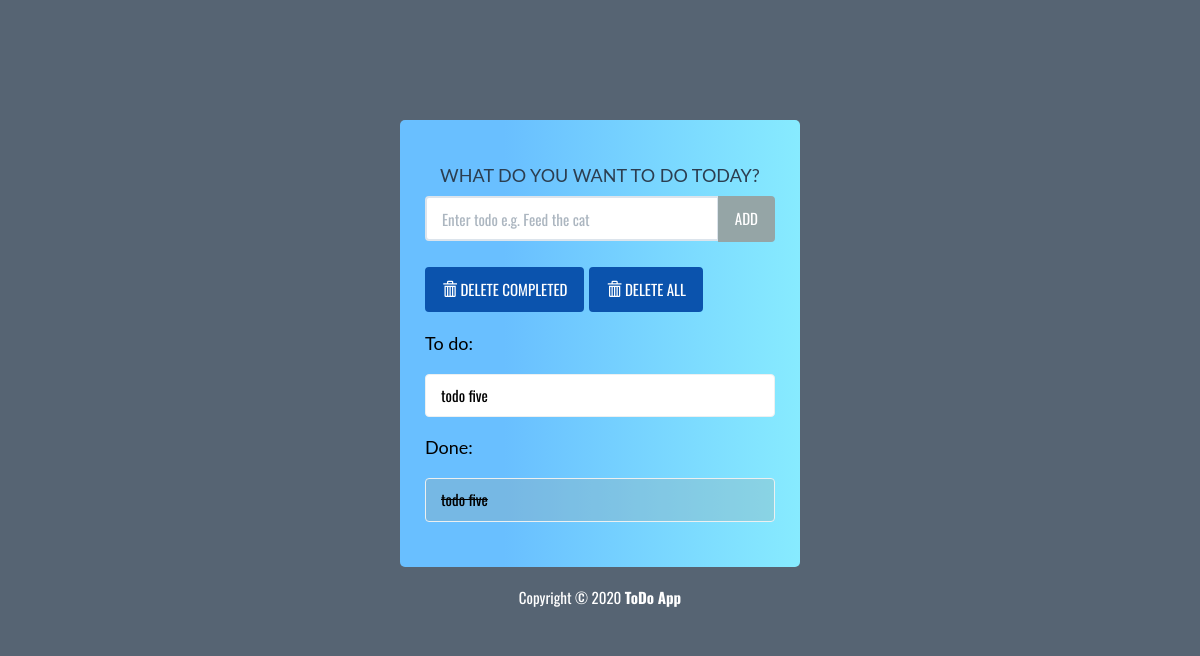
Before: / with the older database file.
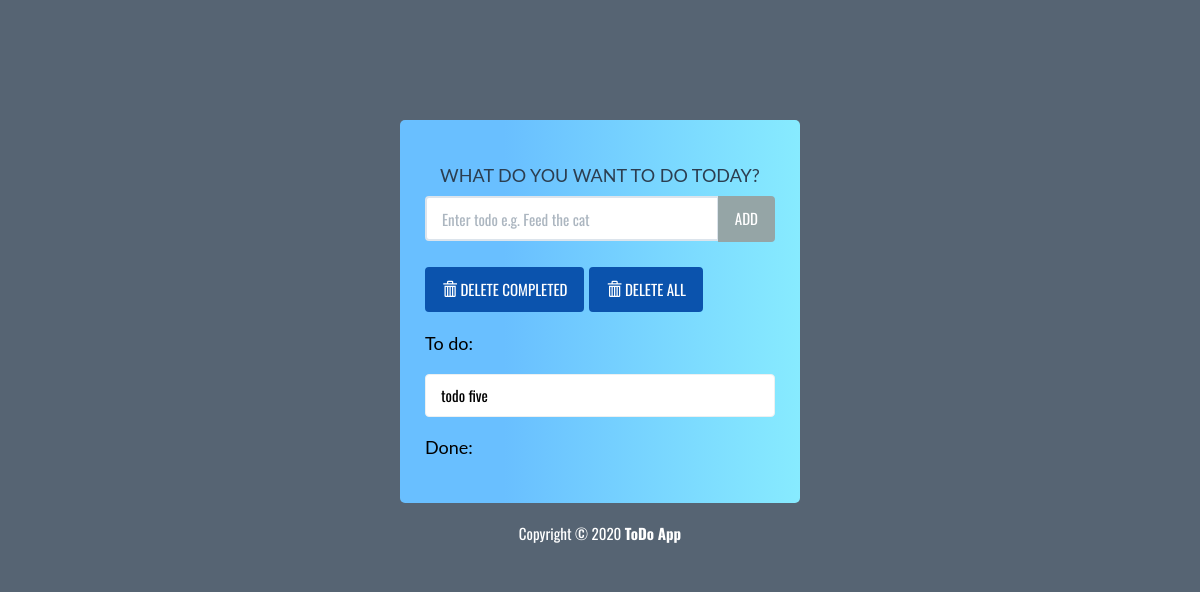
After: the same page with the newer database file.
### todo/models.py (models this page shows, shortened)
class Todo(models.Model):
    text = models.CharField(max_length=40)
    complete = models.BooleanField(default=False)

### todo/views.py (the view)
# urls.py: path('', views.index, name='index'),
def index (request):
    todo_list = Todo.objects.order_by('id')
    form = TodoForm()
    context = {'todo_list' : todo_list, 'form' : form}
    return render(request, 'todo/index.html', context)

### todo/forms.py
class TodoForm(forms.Form):
    text = forms.CharField(max_length=40,
        widget=forms.TextInput(
            attrs={'class' : 'form-control','placeholder' : 'Enter todo e.g. Feed the cat', 'aria-label' : 'Todo', 'aria-describedby' : 'add-btn'}))
    important = forms.BooleanField(required=False)

### todo/templates/todo/index.html (shortened to what this page needs)
{% load static %}
<!DOCTYPE html>
<html lang="en">
	<head>
		<link rel="stylesheet" href="{% static 'todo/bs/css/flatly.min.css' %}" />
		<link rel="stylesheet" href="{% static 'todo/styles.css' %}" />
	</head>
	<body>
		<div class="container-fluid" id="wrapper">
			<div class="row">
				<div class="col-lg-4 col-lg-offset-4" id="content">
					<h2>WHAT DO YOU WANT TO DO TODAY?</h2>
					<form action="{% url 'add' %}" method="POST" role="form">
						<div class="form-group">
							<div class="input-group">
								{{ form.text }}
							  <span class="input-group-btn">
								  <button type="submit" class="btn btn-default" id="add-btn">ADD</button>
							  </span>
							</div>
						</div>
					</form>
					<div class="row t10">
						<div class="col-lg-12">
							<div class="btn-toolbar">
								<div class="btn-group">
									<a href="{% url 'deletecomplete' %}"><button type="button" class="btn btn-warning btn-warning-custom">
										<i class="glyphicon glyphicon-trash"></i> DELETE COMPLETED
									</button></a>
								</div>
								<div class="btn-group">
									<a href="{% url 'deletealltodo' %}"><button type="button" class="btn btn-warning btn-warning-custom">
										<i class="glyphicon glyphicon-trash"></i> DELETE ALL
									</button></a>
								</div>
							</div>
						</div>
						<div class="col-lg-12 text-right">
						</div>
					</div>
					{% if not todo_list %}
					<h3 class="header-todo-list">You have nothing to do :)</h3>
					{% else %}
					<h3 class="header-todo-list">To do:</h3>
					<ul class="list-group t20">
						{% for todo in todo_list %}
								{% if todo.complete == False %}
								<a href=' {% url 'complete' todo.id %}'><li class="list-group-item">{{ todo.text }}</li></a>
								{% endif %}
						{% endfor %}
					</ul>
					<h3 class="header-todo-list">Done:</h3>
					<ul class="list-group t20">
						{% for todo in todo_list %}
								{% if todo.complete %}
								<a href=' {% url 'uncomplete' todo.id %}'><li class="list-group-item todo-completed">{{ todo.text }}</li></a></li></a>
								{% endif %}
						{% endfor %}
					</ul>
					{% endif %}
				</div>
			</div>
			<footer>
				<div class="row pad">
					<div class="col-lg-12 text-center">
						Copyright &copy; 2020 <strong>ToDo App</strong>
					</div>
				</div>
			</footer>
		</div>
	</body>
</html>

### todo/static/todo/styles.css (style rules this page uses)
body { background: rgba(44, 62, 80, .8); font-family: 'Oswald', 'Futura', sans-serif; }
#wrapper { margin-top: 10% !important; }
#content { background: rgb(105,191,255); background: linear-gradient(90deg, rgba(105,191,255,1) 26%, rgba(135,235,255,1) 100%); padding: 25px; border-radius: 5px; }
#content > h2 { font-size: 18px; text-align: center; padding-top: 0; }
.t10 { margin-top: 10px; }
.t20 { margin-top: 20px; }
footer { margin-top: 20px; margin-bottom: 20px; color: white; }
.list-group-item { color: black; }
.btn-warning-custom { background: rgb(11,83,173); border-color: rgb(11,83,173); margin-top: 10px; }
.header-todo-list { color: black; font-size: 18px; padding-top: 0; }

Changed rows visible on the page:
removed Todo: text "todo five", shown under "Done:"
